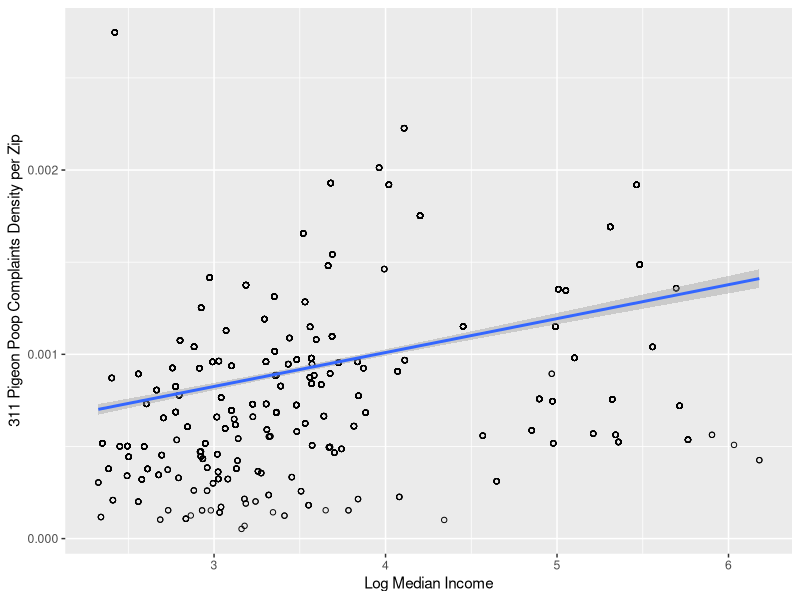
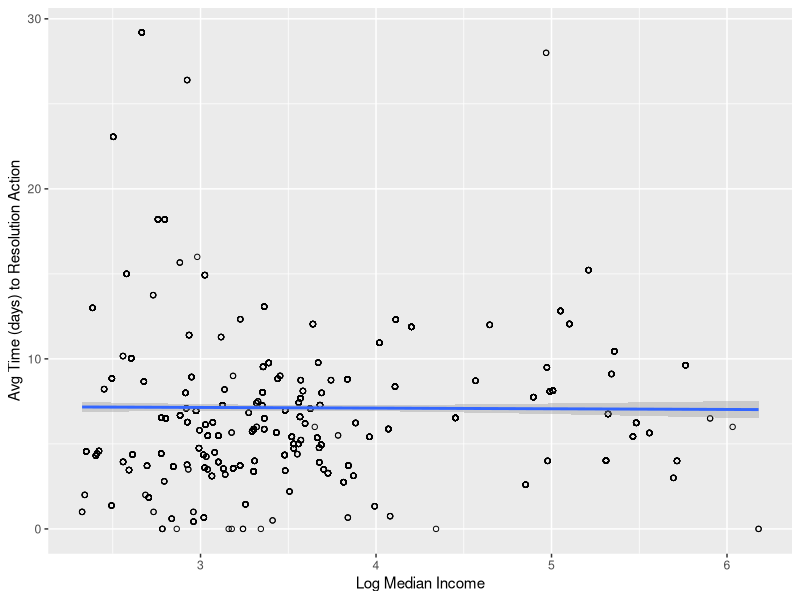
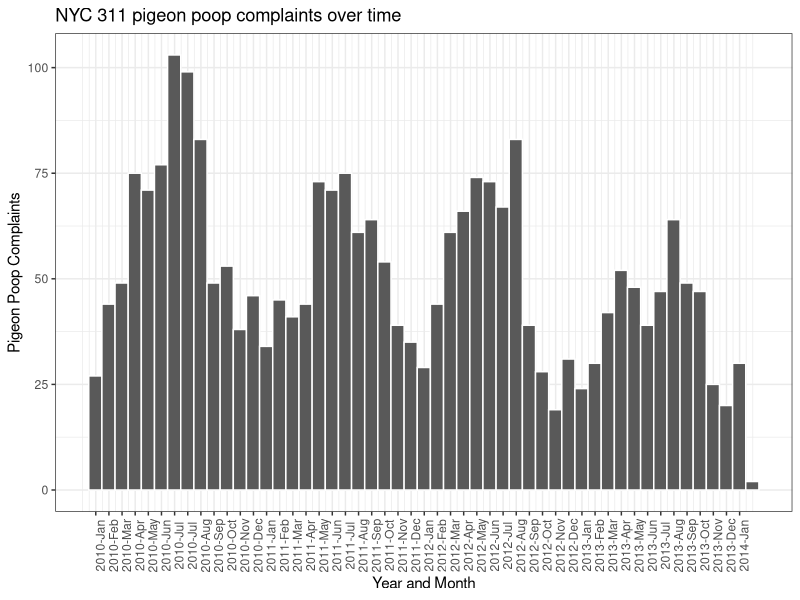
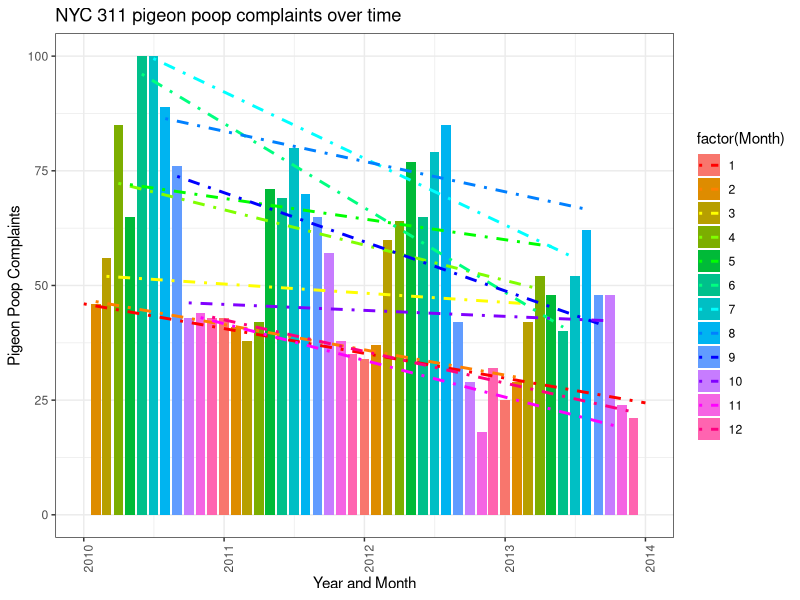
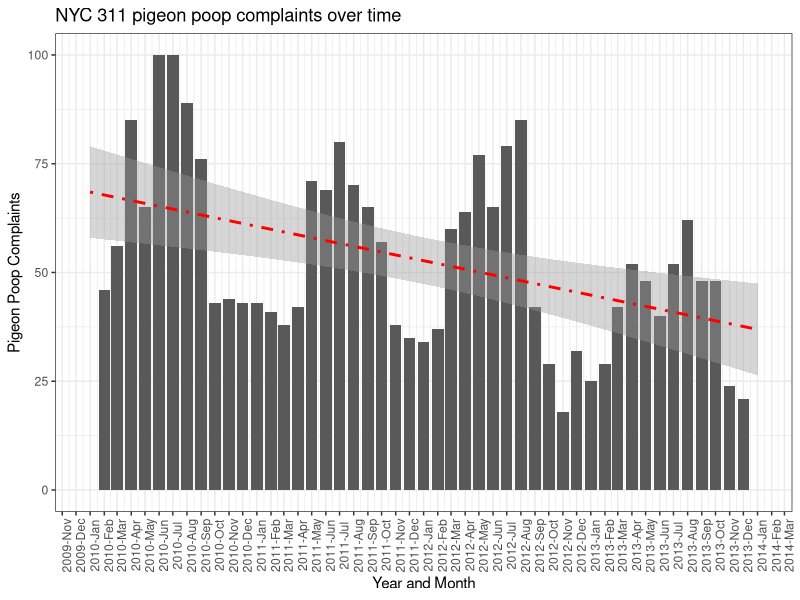

Generate these figures, in order, with R:
library(ggplot2)
library(data.table)
library(scales)

# Zip, MeanIncome, Created.Date,Closed.Date, NumComplaints
pp.data <- data.table(read.csv("./data/pp_income_data.csv",stringsAsFactors=FALSE))
 # fix up classes

 pp.data[,`:=`(Created.Date=as.Date(Created.Date),
 	Resolution.Date=as.Date(Resolution.Date),
 	Closed.Date=as.Date(Closed.Date),
 	id=as.character(id))]
#   [1] "Zip"                      "Num.People.By.Zip"
#  [3] "Mean.Income.By.Zip"       "id"
#  [5] "Created.Date"             "Closed.Date"
#  [7] "Resolution.Date"          "Resolution.Time"
#  [9] "Num.Calls.By.Zip"         "Call.Density.By.Zip"
# [11] "Log.Mean.Income.By.Zip"   "Log10.Mean.Income.By.Zip"
# [13] "Mean.Resp.Time.By.Zip"


scat.pp.income <- ggplot(pp.data, aes(x=Log.Mean.Income.By.Zip, y=Call.Density.By.Zip)) +
    geom_point(shape=1) +    # Use hollow circles
    geom_smooth(method=lm)+
    xlab("Log Median Income")+
    ylab("311 Pigeon Poop Complaints Density per Zip")

ggsave(plot=scat.pp.income,filename= file.path("./figures/pp_stats/scat_pp_income.pdf"))

# Plot resolution time vs ZIP income
scat.pp.resp.t.income <- ggplot(pp.data, aes(x=Log.Mean.Income.By.Zip,y=Mean.Resp.Time.By.Zip)) +
    geom_point(shape=1) +    # Use hollow circles
    geom_smooth(method=lm)+
    xlab("Log Median Income")+
    ylab("Avg Time (days) to Resolution Action")

ggsave(plot=scat.pp.resp.t.income,filename= file.path("./figures/pp_stats/scat_pp_resp_t_income.pdf"))

# Complaints over time
h_pp_t <- ggplot(pp.data,aes(x=Created.Date))
h_pp_t <- h_pp_t + geom_histogram(binwidth=30,color="white") +
	scale_x_date(labels = date_format("%Y-%b"),
		breaks = seq(min(pp.data$Created.Date),max(pp.data$Created.Date),30)) +
	ylab("Pigeon Poop Complaints") + xlab("Year and Month") +
	theme_bw() + theme(axis.text.x = element_text(angle=90)) + labs(title = "NYC 311 pigeon poop complaints over time")
	
ggsave("./figures/pp_stats/h_all_pp_t.pdf")

# Investigate pigeon-poop-complaint decline

# For each month, across years, fit line
pp.data[,Year:=as.numeric(format(Created.Date,"%Y"))]
pp.data[,Month:=as.numeric(format(Created.Date,"%m"))]



month.count.by.year <- data.table(data.frame(table(Month=pp.data$Month,Year=pp.data$Year)))
month.count.by.year$Month <- as.integer(month.count.by.year$Month)
# temp hack
month.count.by.year$Year <- as.integer(month.count.by.year$Year)+min(pp.data$Year)-1
month.count.by.year[,Date:=as.Date(paste(as.character(Year),"-",as.character(Month),"-01",sep=""),format="%Y-%m-%d")]
month.count.by.year <- month.count.by.year[which(Freq != 0),]
pp.coefs = data.frame()

for(i in 1:max(month.count.by.year$Month))
{
	 cur_lm <- lm(Freq ~ as.numeric(Date),data=subset(month.count.by.year,Month == i))
	 cur_stats <- unclass(summary(cur_lm))$coefficients

	 pp.coefs <- rbind(pp.coefs,data.frame(B0 = cur_stats["(Intercept)","Estimate"], B0_SE = cur_stats["(Intercept)","Std. Error"],
	 	B1 = cur_stats["as.numeric(Date)","Estimate"], B1_SE = cur_stats["as.numeric(Date)","Std. Error"]))

	# cur_coefs <- coef(lm(Freq ~ Year,data=subset(month.count.by.year,Month == i)))
	# pp.coefs <- rbind(pp.coefs,data.frame(B0 = cur_coefs["(Intercept)"], B1 = cur_coefs["Year"]))
}
rownames(pp.coefs) <- 1:12

print("Regression coeficients by month")
print(pp.coefs)

pp.decline <- data.frame(B0 = with(pp.coefs,sum(B0*(1/B0_SE))/sum((1/B0_SE))), B1=with(pp.coefs,sum(B1*(1/B1_SE))/sum((1/B1_SE))));
# Combine coefficients by weighting on 1/SE
pp.decline$B0_SE <- with(pp.coefs,sqrt(sum((B0_SE)^2)))
pp.decline$B1_SE <- with(pp.coefs,sqrt(sum((B1_SE)^2)))

print("Average coefficients:")
print(pp.decline)

# Complaints over time with fitted lies
cur.colors <- rainbow(12)
h_pp_decl_t <- ggplot(data=month.count.by.year) +
	geom_bar(aes(x=Date, y=Freq, fill=factor(Month)), stat="identity") +
		scale_x_date(limits = c(min(month.count.by.year$Date)-1,max(month.count.by.year$Date)+1)) +
		 geom_smooth(aes(x=Date, y=Freq,color=factor(Month)),linetype="dotdash",method="lm",se=FALSE,size=1)  + 
		 scale_color_manual(values=cur.colors) +
		 theme_bw() + theme(axis.text.x = element_text(angle=90)) + labs(title = "NYC 311 pigeon poop complaints over time") +
		 ylab("Pigeon Poop Complaints") + xlab("Year and Month")

ggsave("./figures/pp_stats/h_all_pp_decl_t.pdf")

# Combine all declines
# month.count.by.year$Decline.Estimates <- sapply(as.numeric(month.count.by.year$Date), function(d) pp.decline$B0 + (pp.decline$B1)*d)

h_pp_sum_decl_t <- ggplot(data=month.count.by.year) +
	geom_bar(aes(x=Date, y=Freq), stat="identity") +
	# geom_abline(aes(intercept=pp.decline$B0, slope=pp.decline$B1)) +
	geom_smooth(aes(x=Date, y=Freq),linetype="dotdash",method="lm",se=T,size=1,color="red") +
	scale_x_date(limits = c(min(month.count.by.year$Date)-3,max(month.count.by.year$Date)+3), 
		breaks = "1 month", 
		labels=date_format("%Y-%b")) +
		 # scale_color_manual(values=cur.colors) +
		 theme_bw() + theme(axis.text.x = element_text(angle=90)) + labs(title = "NYC 311 pigeon poop complaints over time") +
		 ylab("Pigeon Poop Complaints") + xlab("Year and Month")

	# 

ggsave("./figures/pp_stats/h_all_pp_sum_decl_t.pdf")
